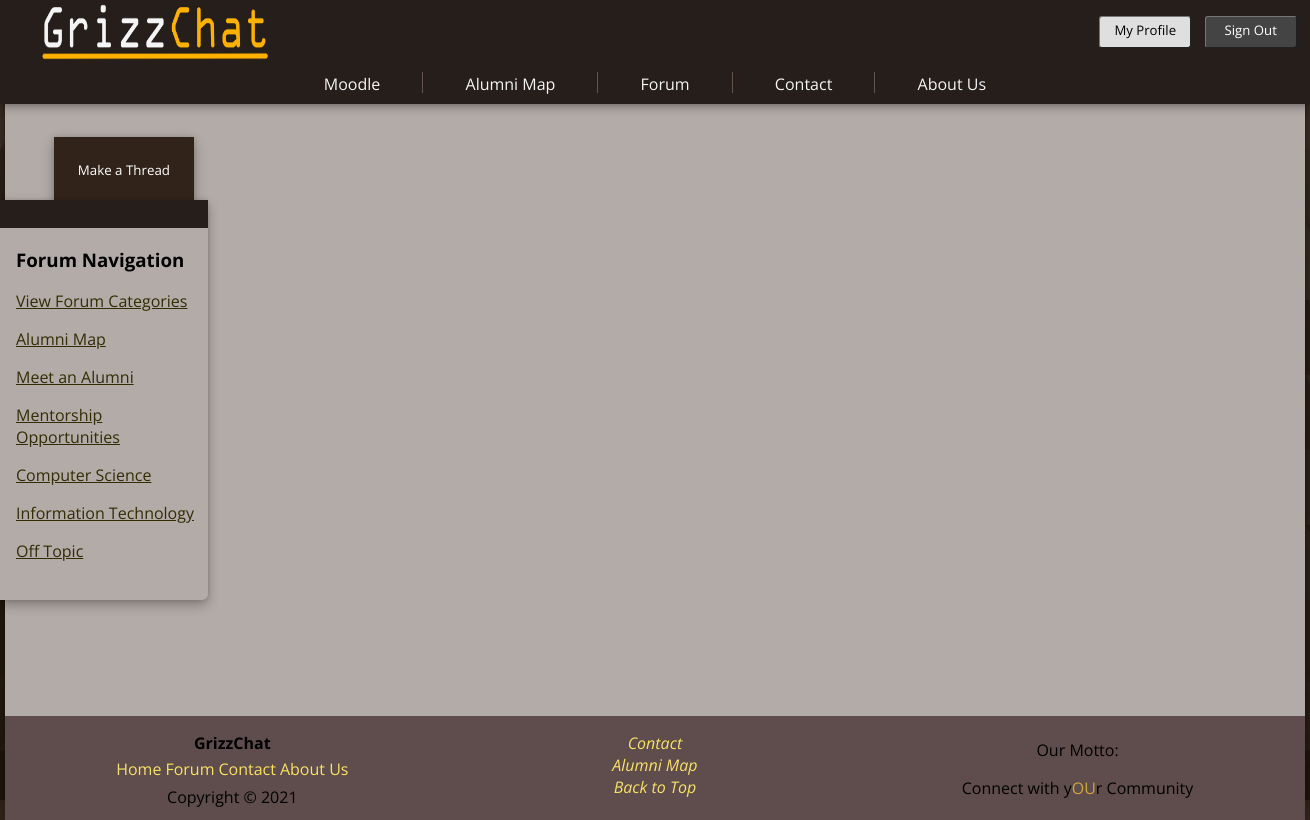
The page /thread.php?Categories=4 (signed in) on the database as committed earlier.
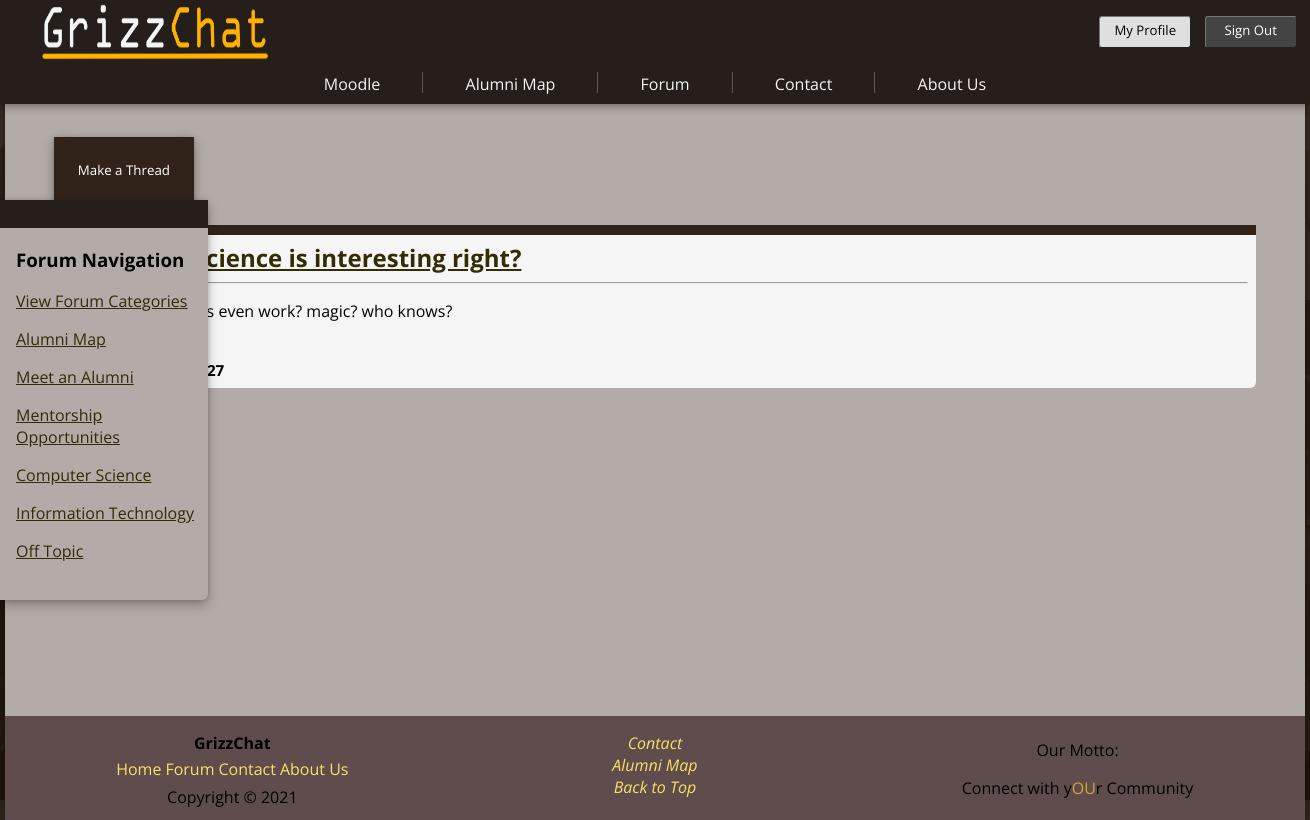
The same page on the database as committed later.
### tables this page shows
CREATE TABLE `threads` (
  `User_Info_USER_ID` int(11) NOT NULL,
  `Categories_CATEGORIES_ID` int(11) NOT NULL,
  `THREADS_ID` int(11) NOT NULL,
  `THREAD_TITLE` tinytext NOT NULL,
  `THREAD_CONTENT` text NOT NULL,
  `CREATED` timestamp NOT NULL DEFAULT current_timestamp(),
  `Views` int(11) NOT NULL
);

### thread.php (the view, shortened to what this page needs)
<!DOCTYPE html>
<html lang="en">
    <head>
        <link href="Styles/style.css" rel="stylesheet">
    </head>
    <body>
        <?php
            require_once('Includes/page_elements.php');
        ?>
        <section id="page-content">
            <section id="page-container">
                <main>
                    <?php
                      $cid = $_GET['Categories'];
                      echo  '<form action = "post-thread.php?Categories='.$cid.'" class="POST" method ="POST">
                        <input type="submit" value = "Make a Thread" class="thread-creator">
                        </form>';
                        echo "<BR>";
                        $cid = $_GET['Categories'];
                        $sql = "SELECT * FROM threads
                        INNER JOIN user_info
                        on threads.User_Info_USER_ID = user_info.USER_ID
                        Where Categories_CATEGORIES_ID = $cid";
                        $result = $dbConnection-> query($sql);
                        if ($result-> num_rows > 0) {
                            while($row = $result->fetch_assoc()) {
                                $tid = $row['THREADS_ID'];
                                echo "<div class = 'block-container'>";
                                echo "<div class = 'block-body'><h2> <a href ='thread-page.php?THREADS=$tid'>" . $row["THREAD_TITLE"]."</a></h2><hr>" .$row["THREAD_CONTENT"]. "<p class='post-user'>". $row["USER_NAME"]. "</p> <p class='post-info'>"
                                . $row["CREATED"] . $_SESSION["id"]. "</p>" ;
                                echo "</div>  <br>";
                            }
                        }
                    ?>
                </main>
            </section>
        </section>
    </body>
</html>

Rows that differ between the two databases and show on the page:
added threads: THREAD_TITLE "Computer science is interesting right?", THREAD_CONTENT "How do computers even work? magic? who knows?"
